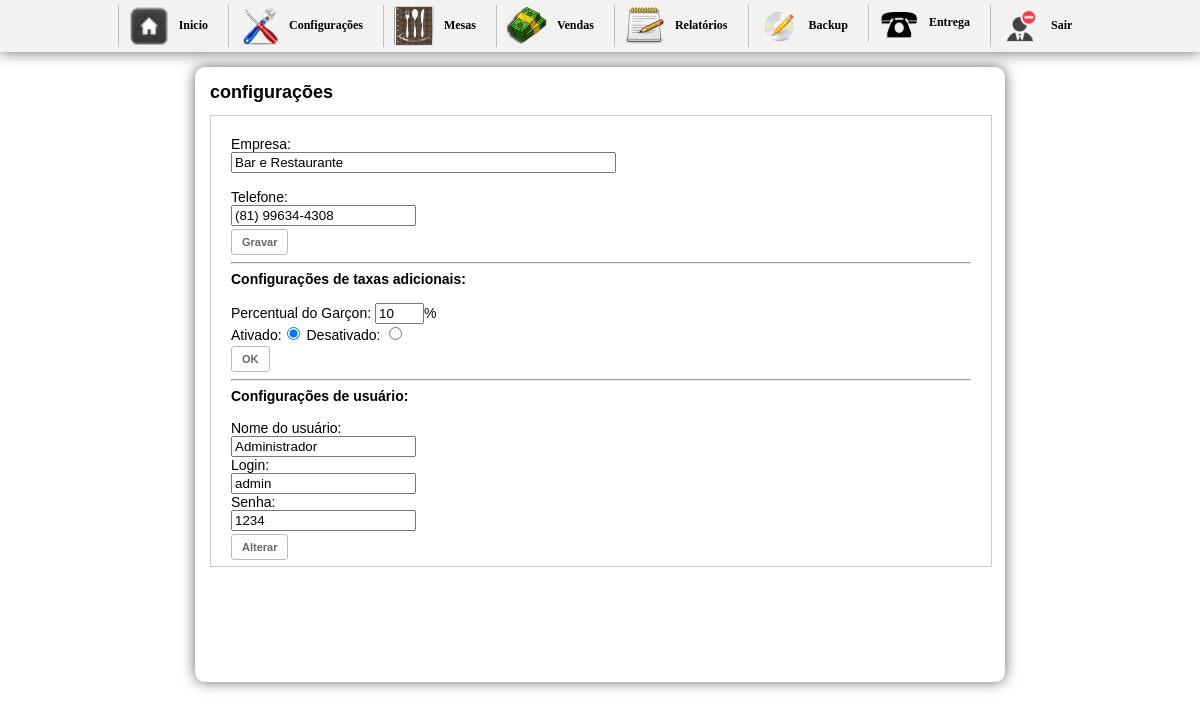
/inicio.php?btn=config, run on an earlier commit of the app's database.
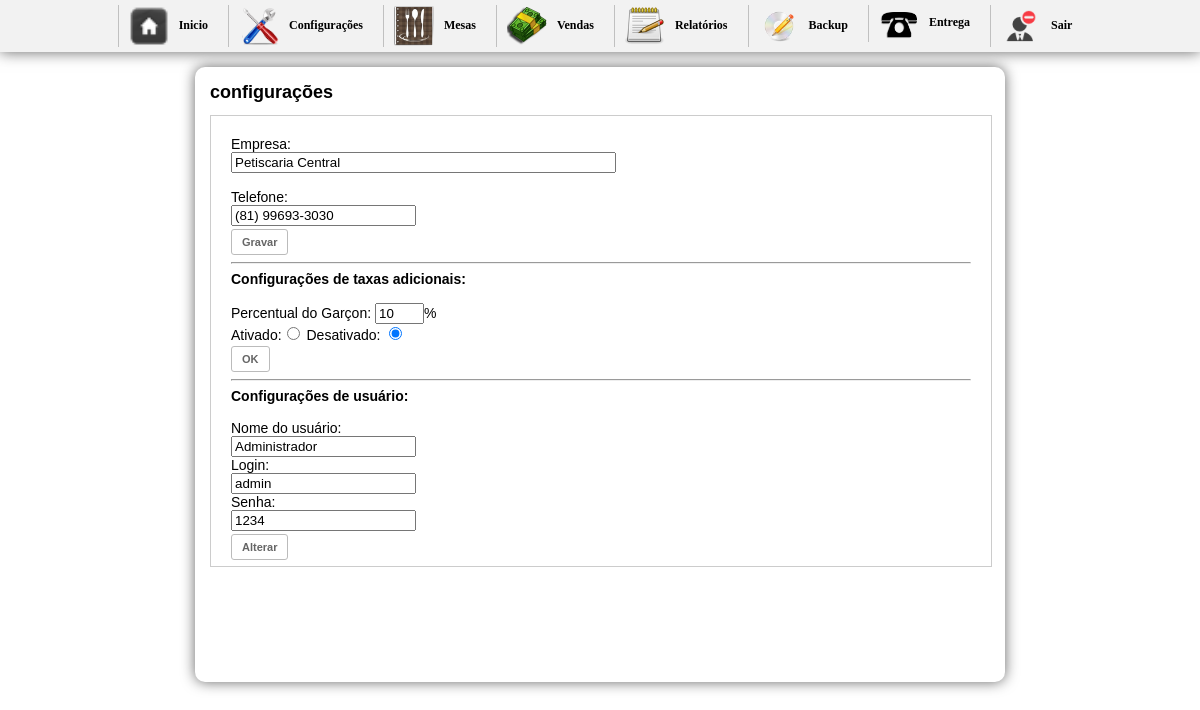
And on a later commit of the database.
### tables this page shows
CREATE TABLE `config` (
  `id_conf` int(30) NOT NULL,
  `empresa` varchar(200) NOT NULL,
  `telefone` varchar(30) NOT NULL,
  `pgarcon` int(10) NOT NULL,
  `ativo` int(2) NOT NULL
);

### config.php (the view, shortened to what this page needs)
<h1>configurações</h1>
<div id="boxcadProdutos">
<div id="formconfig">
<?php
require_once("config/conexao.php");
$sql = mysqli_query($db,"SELECT * FROM config");
$ver = $sql->fetch_assoc();
$s = mysqli_query($db,"SELECT * FROM garcon WHERE idGarcon='1'");
$usu = $s->fetch_assoc();
?>
<form action="" method="post" enctype="multipart/form-data">
           Empresa:<br/>
           <input name="empresa" type="text"  value="<?php echo $ver["empresa"]; ?>" size="45"> <br/><br/>
           Telefone:<br/>
           <input name="telefone" type="text"  value="<?php echo $ver["telefone"]; ?>"><br/>
         <input name="gravar" type="submit" class="button" value="Gravar">
    </form>
    <hr />
    <strong>Configurações de taxas adicionais:</strong><br/><br/>
   <form action="" method="post" enctype="multipart/form-data">
   Percentual do Garçon:
   <input name="pgarcon" type="text" value="<?php echo $ver['pgarcon'] ?>" size="3" maxlength="2" />%<br/>
   Ativado:<input name="ativo" type="radio" value="1" <?php if($ver['ativo'] == 1){ echo 'checked="checked"';} ?>  /> Desativado: <input name="ativo" type="radio" value="0" <?php if($ver['ativo'] == 0){ echo 'checked="checked"';} ?>/><br/>
   <input name="ok" type="submit" value="OK" id="ok" class="button" />
   </form>
    <hr />
    <strong>Configurações de usuário:</strong><br/><br/>
    <form action="" method="post" enctype="multipart/form-data">
	Nome do usuário:<br/>
    <input name="nome" type="text" id="nome" value="<?php echo $usu['nomeGarcon'] ?>" /><br/>
    Login:<br/>
    <input name="login" type="text" id="login" value="<?php echo $usu['login'] ?>" /><br/>
    Senha:<br/>
    <input name="senha" type="text" id="senha" value="<?php echo $usu['senha'] ?>" /><br/>
   <input name="alterar" type="submit" value="Alterar" id="alterar" class="button" />
   </form>
</div>
</div>

What changed in the data, as far as the page shows it:
changed config: empresa "Bar e Restaurante" → "Petiscaria Central"; telefone "(81) 99634-4308" → "(81) 99693-3030"; ativo "☑" → "☐"; ativo "☐" → "☑"
